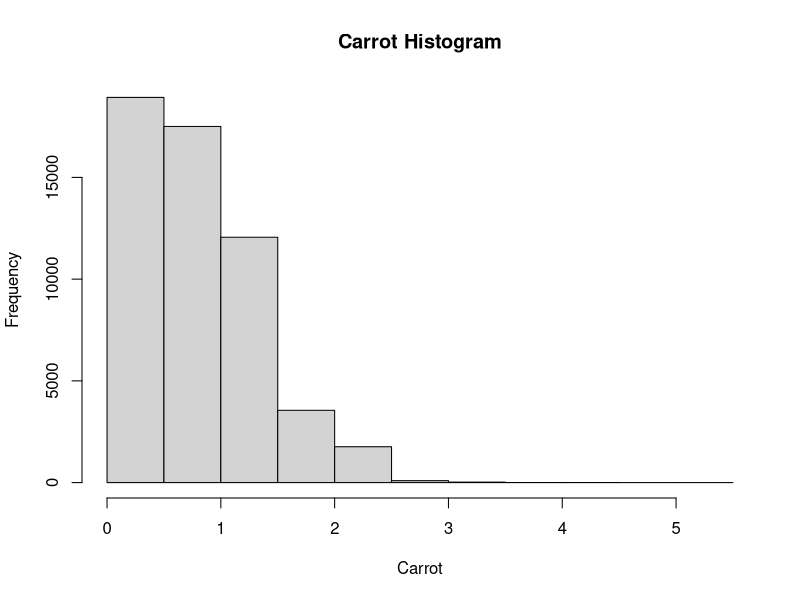
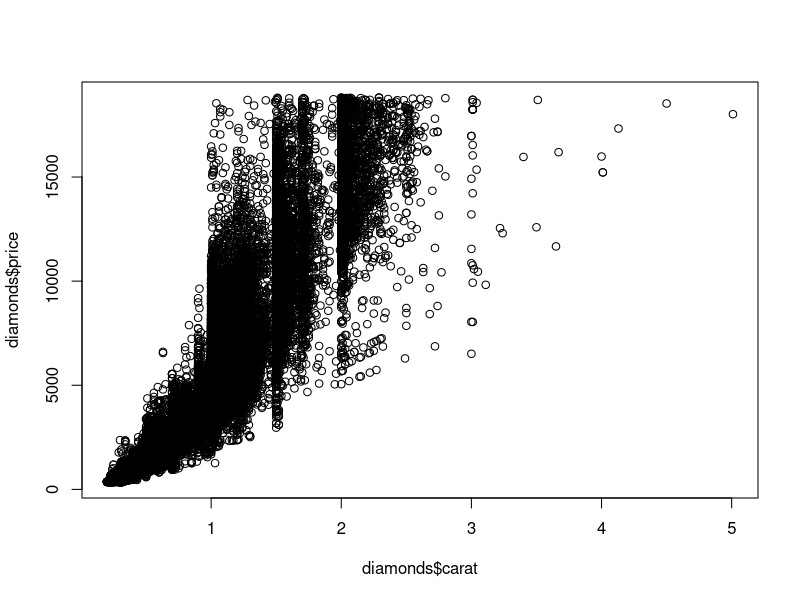
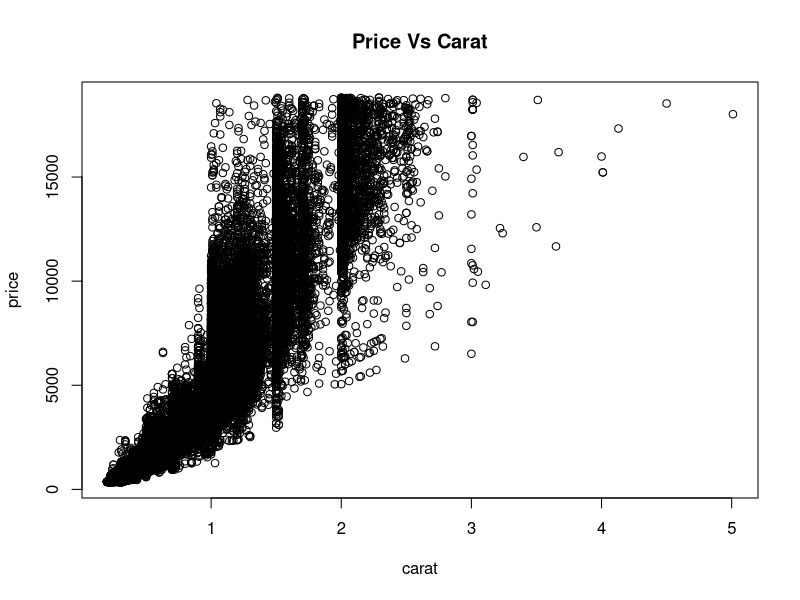
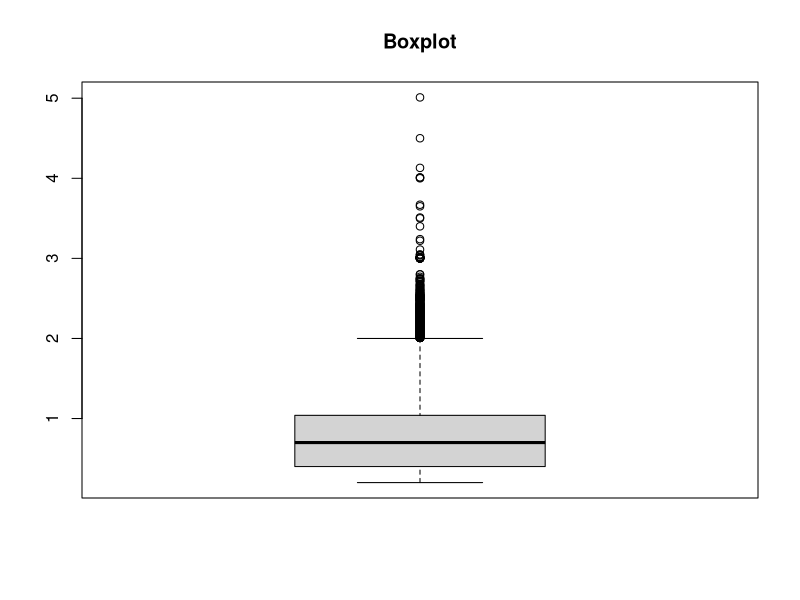
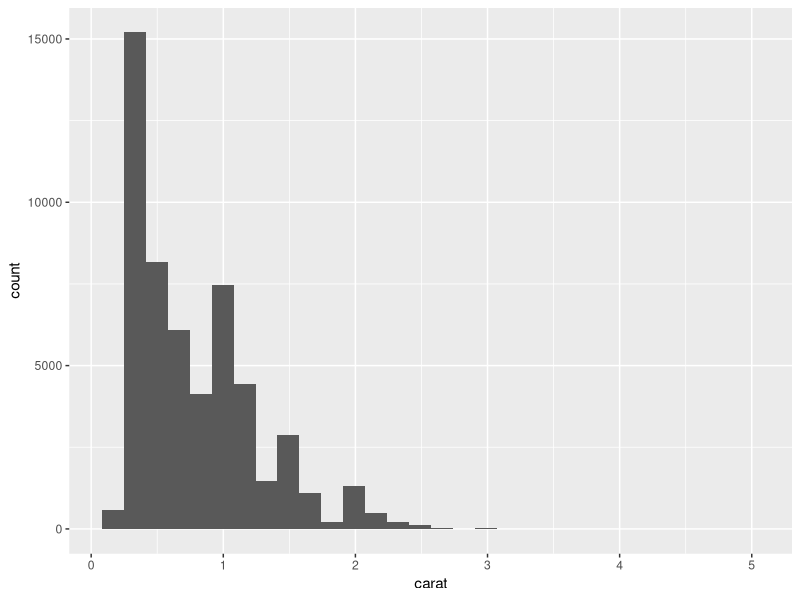
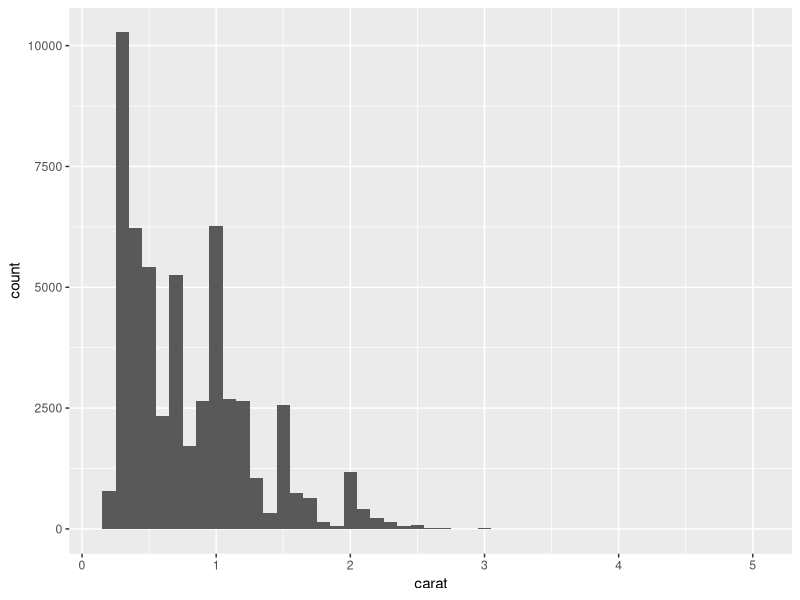
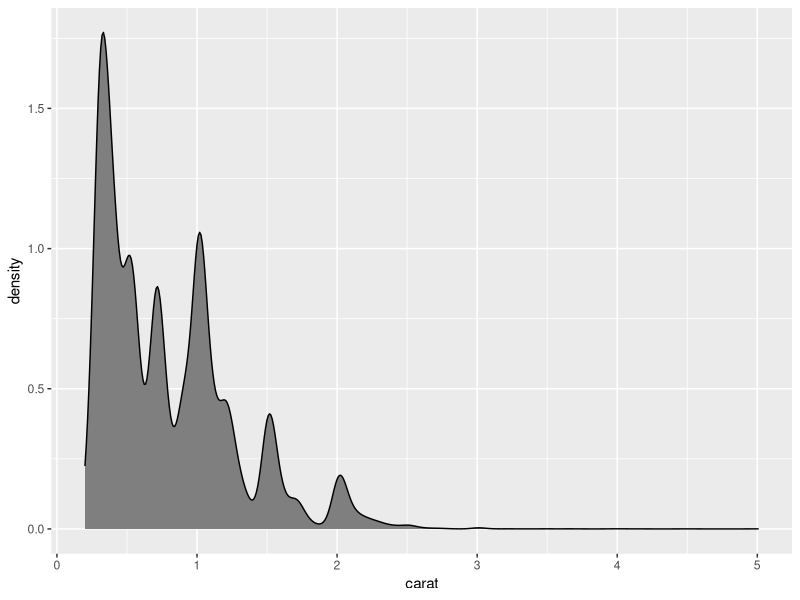
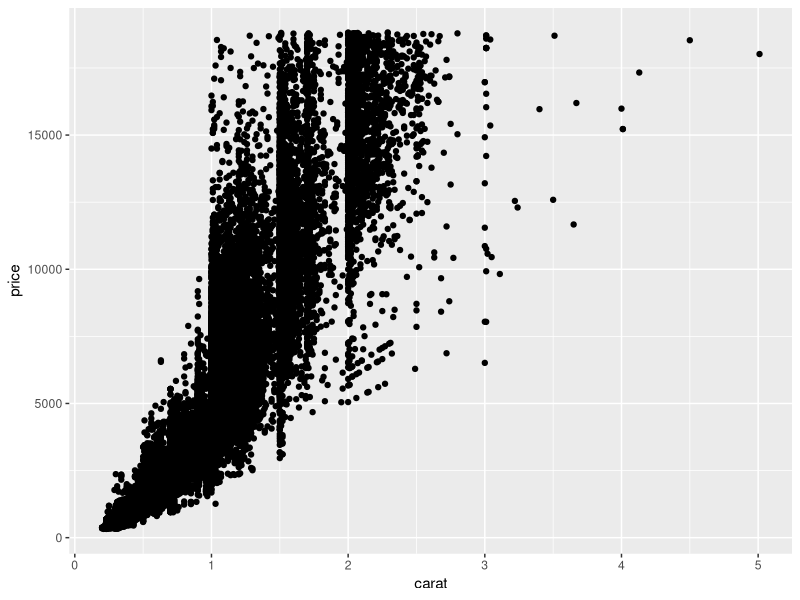

Recreate these plots in R, in order.
require(ggplot2)
data(diamonds)                                               #Loading the Diamonds Dataset
head(diamonds)
hist(diamonds$carat, main = "Carrot Histogram",xlab = "Carrot")
plot(diamonds$carat,diamonds$price)                         #Scatter plotting caratVSprice using basic func
plot(price~carat,data = diamonds,main="Price Vs Carat")     #Another way to do the above


boxplot(diamonds$carat,main="Boxplot")                      #box plot for carats



#below we always layers and points, both have to present to display a graph, aes can be stored within any of the two


ggplot(diamonds) + geom_histogram(aes(x=carat))      #binwidth defaulted to range/30


ggplot(diamonds) + geom_histogram(aes(x=carat),binwidth=0.1)  #binwidth is width of interval


ggplot(diamonds) + geom_density(aes(x=carat),fill="grey50")     #Filling Color

ggplot(diamonds) + geom_point(aes(x=carat, y=price))
ggplot(data=diamonds, aes(x=carat,y=price)) + geom_point()      #aes func moved to ggplot

g<-ggplot(diamonds,aes(x=carat,y=price))    #you can assign layer 1 to a variable and then add other functions
g
g+geom_point(aes(color=color))      #Segragates the scatter plot by color
g+geom_point(aes(color=color,shape=cut))    #Segragates the scatter plot by color and shape

ggplot(diamonds, aes(y=carat,x=1)) + geom_boxplot()
ggplot(data = diamonds) + geom_boxplot(aes(y=carat,x=1))
ggplot(diamonds,aes(y=carat,x=cut)) + geom_boxplot()
ggplot(diamonds,aes(y=carat,x=color)) + geom_boxplot()   

ggplot(diamonds,aes(y=carat,x=cut)) + geom_violin()

g1<-ggplot(diamonds,aes(y=carat,x=cut))     #assigns the ggplot layer to a variable

g1 + geom_violin() + geom_point()   #multiple layers of points are being added in ORDER
g1 +geom_point() + geom_violin()
g1 + geom_jitter() + geom_violin()